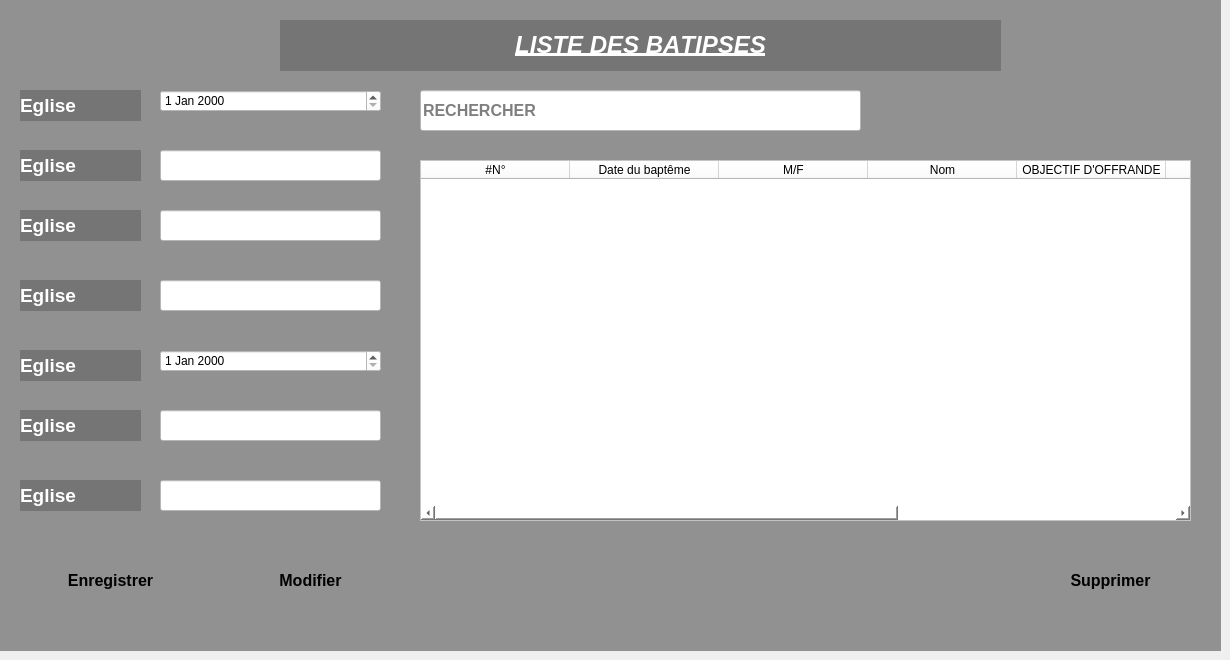
     <widget class="QWidget" name="tab_9">
      <attribute name="title">
       <string>LISTE BAPTISES</string>
      </attribute>
      <widget class="QLabel" name="label_5">
       <property name="geometry">
        <rect>
         <x>0</x>
         <y>0</y>
         <width>1221</width>
         <height>651</height>
        </rect>
       </property>
       <property name="font">
        <font>
         <pointsize>8</pointsize>
        </font>
       </property>
       <property name="layoutDirection">
        <enum>Qt::LeftToRight</enum>
       </property>
       <property name="autoFillBackground">
        <bool>false</bool>
       </property>
       <property name="styleSheet">
        <string notr="true">background-color:rgba(0,0,0,100);</string>
       </property>
       <property name="text">
        <string/>
       </property>
       <property name="wordWrap">
        <bool>false</bool>
       </property>
      </widget>
      <widget class="QLineEdit" name="lineEdit_26">
       <property name="geometry">
        <rect>
         <x>420</x>
         <y>90</y>
         <width>441</width>
         <height>41</height>
        </rect>
       </property>
       <property name="font">
        <font>
         <pointsize>12</pointsize>
         <weight>75</weight>
         <bold>true</bold>
        </font>
       </property>
       <property name="styleSheet">
        <string notr="true">background-color:#ffffff;</string>
       </property>
       <property name="placeholderText">
        <string>RECHERCHER</string>
       </property>
      </widget>
      <widget class="QLabel" name="label_37">
       <property name="geometry">
        <rect>
         <x>20</x>
         <y>90</y>
         <width>121</width>
         <height>31</height>
        </rect>
       </property>
       <property name="font">
        <font>
         <pointsize>14</pointsize>
         <weight>75</weight>
         <bold>true</bold>
        </font>
       </property>
       <property name="styleSheet">
        <string notr="true">color:white;
background-color:rgba(0,0,0,50);</string>
       </property>
       <property name="text">
        <string>Eglise</string>
       </property>
      </widget>
      <widget class="QTableWidget" name="tableWidget_8">
       <property name="geometry">
        <rect>
         <x>420</x>
         <y>160</y>
         <width>771</width>
         <height>361</height>
        </rect>
       </property>
       <property name="styleSheet">
        <string notr="true">background-color:#ffffff;</string>
       </property>
       <property name="columnCount">
        <number>8</number>
       </property>
       <attribute name="horizontalHeaderMinimumSectionSize">
        <number>50</number>
       </attribute>
       <attribute name="horizontalHeaderDefaultSectionSize">
        <number>149</number>
       </attribute>
       <attribute name="verticalHeaderDefaultSectionSize">
        <number>31</number>
       </attribute>
       <column>
        <property name="text">
         <string>#N°</string>
        </property>
       </column>
       <column>
        <property name="text">
         <string>Date du baptême</string>
        </property>
       </column>
       <column>
        <property name="text">
         <string>M/F</string>
        </property>
       </column>
       <column>
        <property name="text">
         <string>Nom</string>
        </property>
       </column>
       <column>
        <property name="text">
         <string>OBJECTIF D'OFFRANDE</string>
        </property>
       </column>
       <column>
        <property name="text">
         <string>Prénom(s)</string>
        </property>
       </column>
       <column>
        <property name="text">
         <string>Date de naissance</string>
        </property>
       </column>
       <column>
        <property name="text">
         <string>Coordonnée</string>
        </property>
       </column>
      </widget>
      <widget class="QPushButton" name="pushButton_12">
       <property name="geometry">
        <rect>
         <x>40</x>
         <y>560</y>
         <width>141</width>
         <height>41</height>
        </rect>
       </property>
       <property name="font">
        <font>
         <pointsize>12</pointsize>
         <weight>75</weight>
         <bold>true</bold>
        </font>
       </property>
       <property name="styleSheet">
        <string notr="true">QPushButton#pushButton_12 {
    background: qlineargradient(x1: 0, y1: 0, x2: 0, y2: 1,
        stop: 0 #55AAFF,
        stop: 1 #FFFFFF);
    border: none;
    border-radius: 20px;
    colo r: white;
}

QPushButton#pushButton_12:hover {
    background: qlineargradient(x1: 0, y1: 0, x2: 0, y2: 1,
        stop: 0 #55AAFF, /* Bleu clair pour le hover */
        stop: 1 #0077CC); /* Bleu un peu plus foncé pour le hover */
    color: black;
}

QPushButton#pushButton_12:pressed {
    background: qlineargradient(x1: 0, y1: 0, x2: 0, y2: 1,
        stop: 0 #3399FF, /* Bleu clair pour le pressed */
        stop: 1 #0033AA); /* Bleu un peu plus foncé pour le pressed */
    color: green;
}
</string>
       </property>
       <property name="text">
        <string>Enregistrer</string>
       </property>
      </widget>
      <widget class="QLabel" name="label_42">
       <property name="geometry">
        <rect>
         <x>280</x>
         <y>20</y>
         <width>721</width>
         <height>51</height>
        </rect>
       </property>
       <property name="font">
        <font>
         <pointsize>11</pointsize>
         <weight>75</weight>
         <bold>true</bold>
         <underline>true</underline>
         <strikeout>false</strikeout>
         <stylestrategy>PreferAntialias</stylestrategy>
         <kerning>false</kerning>
        </font>
       </property>
       <property name="styleSheet">
        <string notr="true">color:white;
background-color:rgba(0,0,0,50);
</string>
       </property>
       <property name="text">
        <string>&lt;html&gt;&lt;head/&gt;&lt;body&gt;&lt;p align=&quot;center&quot;&gt;&lt;span style=&quot; font-size:18pt; font-style:italic;&quot;&gt;LISTE DES BATIPSES&lt;/span&gt;&lt;/p&gt;&lt;/body&gt;&lt;/html&gt;</string>
       </property>
      </widget>
      <widget class="QLineEdit" name="lineEdit_36">
       <property name="geometry">
        <rect>
         <x>160</x>
         <y>150</y>
         <width>221</width>
         <height>31</height>
        </rect>
       </property>
       <property name="styleSheet">
        <string notr="true">background-color:#ffffff;</string>
       </property>
      </widget>
      <widget class="QLabel" name="label_54">
       <property name="geometry">
        <rect>
         <x>20</x>
         <y>150</y>
         <width>121</width>
         <height>31</height>
        </rect>
       </property>
       <property name="font">
        <font>
         <pointsize>14</pointsize>
         <weight>75</weight>
         <bold>true</bold>
        </font>
       </property>
       <property name="styleSheet">
        <string notr="true">color:white;
background-color:rgba(0,0,0,50);</string>
       </property>
       <property name="text">
        <string>Eglise</string>
       </property>
      </widget>
      <widget class="QLineEdit" name="lineEdit_37">
       <property name="geometry">
        <rect>
         <x>160</x>
         <y>210</y>
         <width>221</width>
         <height>31</height>
        </rect>
       </property>
       <property name="styleSheet">
        <string notr="true">background-color:#ffffff;</string>
       </property>
      </widget>
      <widget class="QLabel" name="label_55">
       <property name="geometry">
        <rect>
         <x>20</x>
         <y>210</y>
         <width>121</width>
         <height>31</height>
        </rect>
       </property>
       <property name="font">
        <font>
         <pointsize>14</pointsize>
         <weight>75</weight>
         <bold>true</bold>
        </font>
       </property>
       <property name="styleSheet">
        <string notr="true">color:white;
background-color:rgba(0,0,0,50);</string>
       </property>
       <property name="text">
        <string>Eglise</string>
       </property>
      </widget>
      <widget class="QLineEdit" name="lineEdit_38">
       <property name="geometry">
        <rect>
         <x>160</x>
         <y>280</y>
         <width>221</width>
         <height>31</height>
        </rect>
       </property>
       <property name="styleSheet">
        <string notr="true">background-color:#ffffff;</string>
       </property>
      </widget>
      <widget class="QLabel" name="label_56">
       <property name="geometry">
        <rect>
         <x>20</x>
         <y>280</y>
         <width>121</width>
         <height>31</height>
        </rect>
       </property>
       <property name="font">
        <font>
         <pointsize>14</pointsize>
         <weight>75</weight>
         <bold>true</bold>
        </font>
       </property>
       <property name="styleSheet">
        <string notr="true">color:white;
background-color:rgba(0,0,0,50);</string>
       </property>
       <property name="text">
        <string>Eglise</string>
       </property>
      </widget>
      <widget class="QLabel" name="label_57">
       <property name="geometry">
        <rect>
         <x>20</x>
         <y>350</y>
         <width>121</width>
         <height>31</height>
        </rect>
       </property>
       <property name="font">
        <font>
         <pointsize>14</pointsize>
         <weight>75</weight>
         <bold>true</bold>
        </font>
       </property>
       <property name="styleSheet">
        <string notr="true">color:white;
background-color:rgba(0,0,0,50);</string>
       </property>
       <property name="text">
        <string>Eglise</string>
       </property>
      </widget>
      <widget class="QLineEdit" name="lineEdit_40">
       <property name="geometry">
        <rect>
         <x>160</x>
         <y>410</y>
         <width>221</width>
         <height>31</height>
        </rect>
       </property>
       <property name="styleSheet">
        <string notr="true">background-color:#ffffff;</string>
       </property>
      </widget>
      <widget class="QLabel" name="label_58">
       <property name="geometry">
        <rect>
         <x>20</x>
         <y>410</y>
         <width>121</width>
         <height>31</height>
        </rect>
       </property>
       <property name="font">
        <font>
         <pointsize>14</pointsize>
         <weight>75</weight>
         <bold>true</bold>
        </font>
       </property>
       <property name="styleSheet">
        <string notr="true">color:white;
background-color:rgba(0,0,0,50);</string>
       </property>
       <property name="text">
        <string>Eglise</string>
       </property>
      </widget>
      <widget class="QLineEdit" name="lineEdit_41">
       <property name="geometry">
        <rect>
         <x>160</x>
         <y>480</y>
         <width>221</width>
         <height>31</height>
        </rect>
       </property>
       <property name="styleSheet">
        <string notr="true">background-color:#ffffff;</string>
       </property>
      </widget>
      <widget class="QLabel" name="label_59">
       <property name="geometry">
        <rect>
         <x>20</x>
         <y>480</y>
         <width>121</width>
         <height>31</height>
        </rect>
       </property>
       <property name="font">
        <font>
         <pointsize>14</pointsize>
         <weight>75</weight>
         <bold>true</bold>
        </font>
       </property>
       <property name="styleSheet">
        <string notr="true">color:white;
background-color:rgba(0,0,0,50);</string>
       </property>
       <property name="text">
        <string>Eglise</string>
       </property>
      </widget>
      <widget class="QDateEdit" name="dateEdit_3">
       <property name="geometry">
        <rect>
         <x>160</x>
         <y>350</y>
         <width>221</width>
         <height>22</height>
        </rect>
       </property>
       <property name="styleSheet">
        <string notr="true">background-color:#ffffff;</string>
       </property>
      </widget>
      <widget class="QDateEdit" name="dateEdit_4">
       <property name="geometry">
        <rect>
         <x>160</x>
         <y>90</y>
         <width>221</width>
         <height>22</height>
        </rect>
       </property>
       <property name="styleSheet">
        <string notr="true">background-color:#ffffff;</string>
       </property>
      </widget>
      <widget class="QPushButton" name="pushButton_24">
       <property name="geometry">
        <rect>
         <x>240</x>
         <y>560</y>
         <width>141</width>
         <height>41</height>
        </rect>
       </property>
       <property name="font">
        <font>
         <pointsize>12</pointsize>
         <weight>75</weight>
         <bold>true</bold>
        </font>
       </property>
       <property name="styleSheet">
        <string notr="true">QPushButton#pushButton_24 {
    background: qlineargradient(x1: 0, y1: 0, x2: 0, y2: 1,
        stop: 0 #55AAFF,
        stop: 1 #FFFFFF);
    border: none;
    border-radius: 20px;
    colo r: white;
}

QPushButton#pushButton_24:hover {
    background: qlineargradient(x1: 0, y1: 0, x2: 0, y2: 1,
        stop: 0 #55AAFF, /* Bleu clair pour le hover */
        stop: 1 #0077CC); /* Bleu un peu plus foncé pour le hover */
    color: black;
}

QPushButton#pushButton_24:pressed {
    background: qlineargradient(x1: 0, y1: 0, x2: 0, y2: 1,
        stop: 0 #3399FF, /* Bleu clair pour le pressed */
        stop: 1 #0033AA); /* Bleu un peu plus foncé pour le pressed */
    color: green;
}
</string>
       </property>
       <property name="text">
        <string>Modifier</string>
       </property>
      </widget>
      <widget class="QPushButton" name="pushButton_25">
       <property name="geometry">
        <rect>
         <x>1040</x>
         <y>560</y>
         <width>141</width>
         <height>41</height>
        </rect>
       </property>
       <property name="font">
        <font>
         <pointsize>12</pointsize>
         <weight>75</weight>
         <bold>true</bold>
        </font>
       </property>
       <property name="styleSheet">
        <string notr="true">QPushButton#pushButton_25 {
    background: qlineargradient(x1: 0, y1: 0, x2: 0, y2: 1,
        stop: 0 #55AAFF,
        stop: 1 #FFFFFF);
    border: none;
    border-radius: 20px;
    colo r: white;
}

QPushButton#pushButton_25:hover {
    background: qlineargradient(x1: 0, y1: 0, x2: 0, y2: 1,
        stop: 0 #55AAFF, /* Bleu clair pour le hover */
        stop: 1 #0077CC); /* Bleu un peu plus foncé pour le hover */
    color: black;
}

QPushButton#pushButton_25:pressed {
    background: qlineargradient(x1: 0, y1: 0, x2: 0, y2: 1,
        stop: 0 #3399FF, /* Bleu clair pour le pressed */
        stop: 1 #0033AA); /* Bleu un peu plus foncé pour le pressed */
    color: green;
}
</string>
       </property>
       <property name="text">
        <string>Supprimer</string>
       </property>
      </widget>
     </widget>
